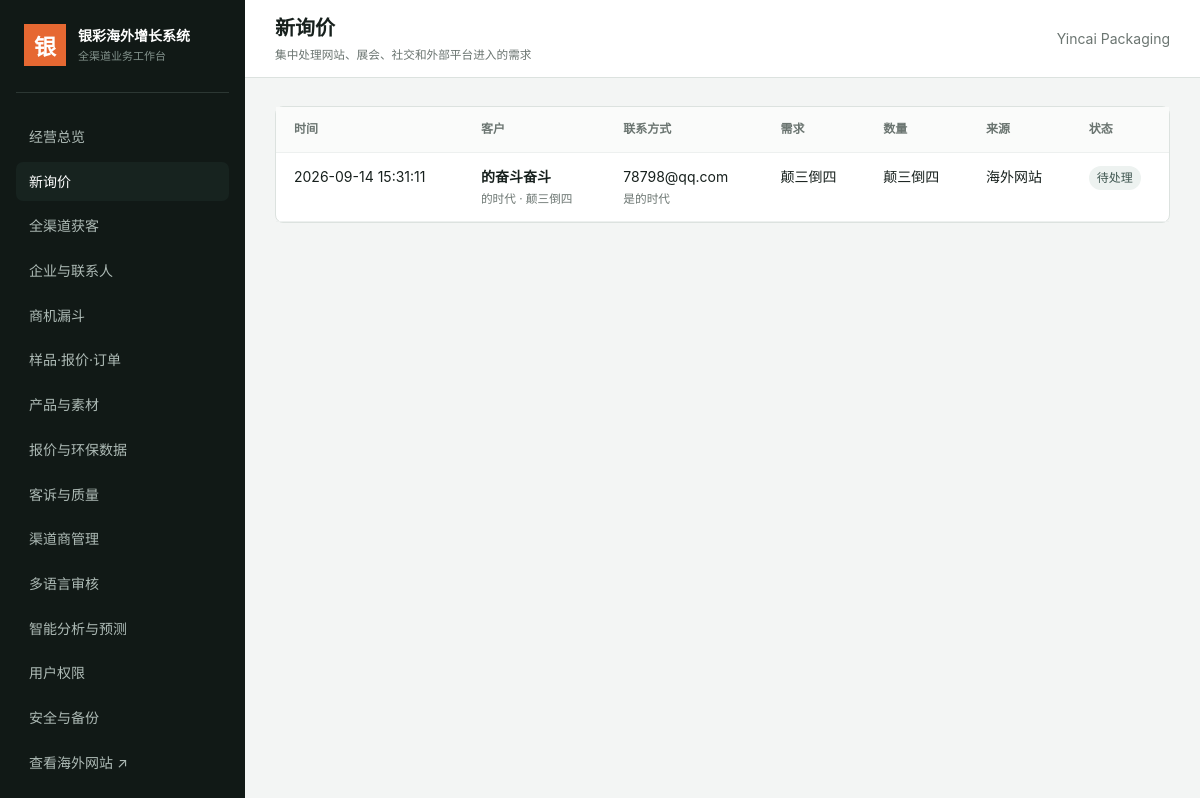
The app's page /admin/inquiries (signed in) with its own data.
### tables this page shows
CREATE TABLE inquiries (
      id INTEGER PRIMARY KEY, opportunity_id INTEGER, company_id INTEGER,
      contact_name TEXT, email TEXT, phone TEXT, country TEXT, company_name TEXT,
      product TEXT, quantity TEXT, material TEXT, decoration TEXT, timeline TEXT,
      message TEXT, source TEXT, landing_page TEXT, status TEXT DEFAULT '待处理',
      created_at TEXT NOT NULL, visitor_ip TEXT, medium TEXT, campaign TEXT, keyword TEXT, visitor_id TEXT,
      FOREIGN KEY(opportunity_id) REFERENCES opportunities(id),
      FOREIGN KEY(company_id) REFERENCES companies(id)
    );

### app.py (the view)
@app.get("/admin/inquiries")
@login_required
def admin_inquiries():
    rows = get_db().execute("SELECT * FROM inquiries ORDER BY id DESC").fetchall()
    return render_template("admin/inquiries.html", inquiries=rows)

### app.py (called while the page is built)
def get_db():
    if "db" not in g:
        g.db = sqlite3.connect(DB_PATH)
        g.db.row_factory = sqlite3.Row
        g.db.execute("PRAGMA foreign_keys = ON")
    return g.db

def csrf_token():
    if "csrf_token" not in session:
        session["csrf_token"] = secrets.token_hex(24)
    return session["csrf_token"]

@app.before_request
def protect_csrf():
    if request.method in {"POST", "PUT", "PATCH", "DELETE"} and not request.path.startswith("/api/"):
        token = request.form.get("csrf_token") or request.headers.get("X-CSRF-Token")
        if not token or not secrets.compare_digest(token, session.get("csrf_token", "")):
            abort(400, "表单已过期，请刷新页面后重试")

def login_required(view):
    @wraps(view)
    def wrapped(*args, **kwargs):
        if not session.get("user_id"):
            return redirect(url_for("login", next=request.path))
        return view(*args, **kwargs)
    return wrapped

@app.context_processor
def global_context():
    return {
        "company_name": os.getenv("COMPANY_NAME", "Yincai Packaging"),
        "public_email": os.getenv("PUBLIC_EMAIL", "sales@example.com"),
        "public_phone": os.getenv("PUBLIC_PHONE", "+86 000 0000 0000"),
        "current_year": datetime.utcnow().year,
        "analytics_id": os.getenv("ANALYTICS_ID", ""),
    }

### templates/admin/inquiries.html
{% extends "admin/base.html" %}{% block page_title %}新询价{% endblock %}{% block page_desc %}集中处理网站、展会、社交和外部平台进入的需求{% endblock %}{% block content %}<section class="panel"><div class="table-wrap"><table><thead><tr><th>时间</th><th>客户</th><th>联系方式</th><th>需求</th><th>数量</th><th>来源</th><th>状态</th></tr></thead><tbody>{% for item in inquiries %}<tr><td>{{ item.created_at }}</td><td><b>{{ item.company_name }}</b><small>{{ item.contact_name }} · {{ item.country }}</small></td><td>{{ item.email }}<small>{{ item.phone }}</small></td><td>{{ item.product }}<small>{{ item.message }}</small></td><td>{{ item.quantity or '待确认' }}</td><td>{{ item.source }}</td><td><span class="status">{{ item.status }}</span></td></tr>{% else %}<tr><td colspan="7" class="empty">尚无询价</td></tr>{% endfor %}</tbody></table></div></section>{% endblock %}

### static/admin.css (style rules this page uses)
:root { --nav:#111916;--nav2:#17231f;--bg:#f3f5f4;--card:#fff;--ink:#17201d;--muted:#6b7571;--line:#dce2df;--green:#176b50;--orange:#e66832;--blue:#2f60cc }
* { box-sizing:border-box }
body { margin:0;background:var(--bg);color:var(--ink);font-family:-apple-system,BlinkMacSystemFont,"Segoe UI","PingFang SC","Microsoft YaHei",sans-serif;font-size:14px;line-height:1.55 }
.panel,.create-box,.company-head { background:#fff;border:1px solid var(--line);border-radius:8px;margin-bottom:20px }
.table-wrap { overflow:auto }
table { width:100%;border-collapse:collapse;min-width:760px }
th { text-align:left;font-size:12px;color:var(--muted);font-weight:650;background:#fafbfa }
th,td { padding:13px 18px;border-bottom:1px solid #edf0ef;vertical-align:top }
td small { display:block;color:var(--muted);margin-top:3px;max-width:400px }
.status,.grade,.priority { display:inline-flex;padding:3px 8px;border-radius:20px;background:#edf2f0;color:#3f5650;font-size:12px;white-space:nowrap }

### records on screen
inquiries: created_at "2026-09-14 15:31:11", company_name "的奋斗奋斗", contact_name "的时代", country "颠三倒四", email "78798@qq.com", phone "是的时代", product "颠三倒四", quantity "颠三倒四", source "海外网站", status "待处理"

### other values on screen
{{ company_name }} "Yincai Packaging"
